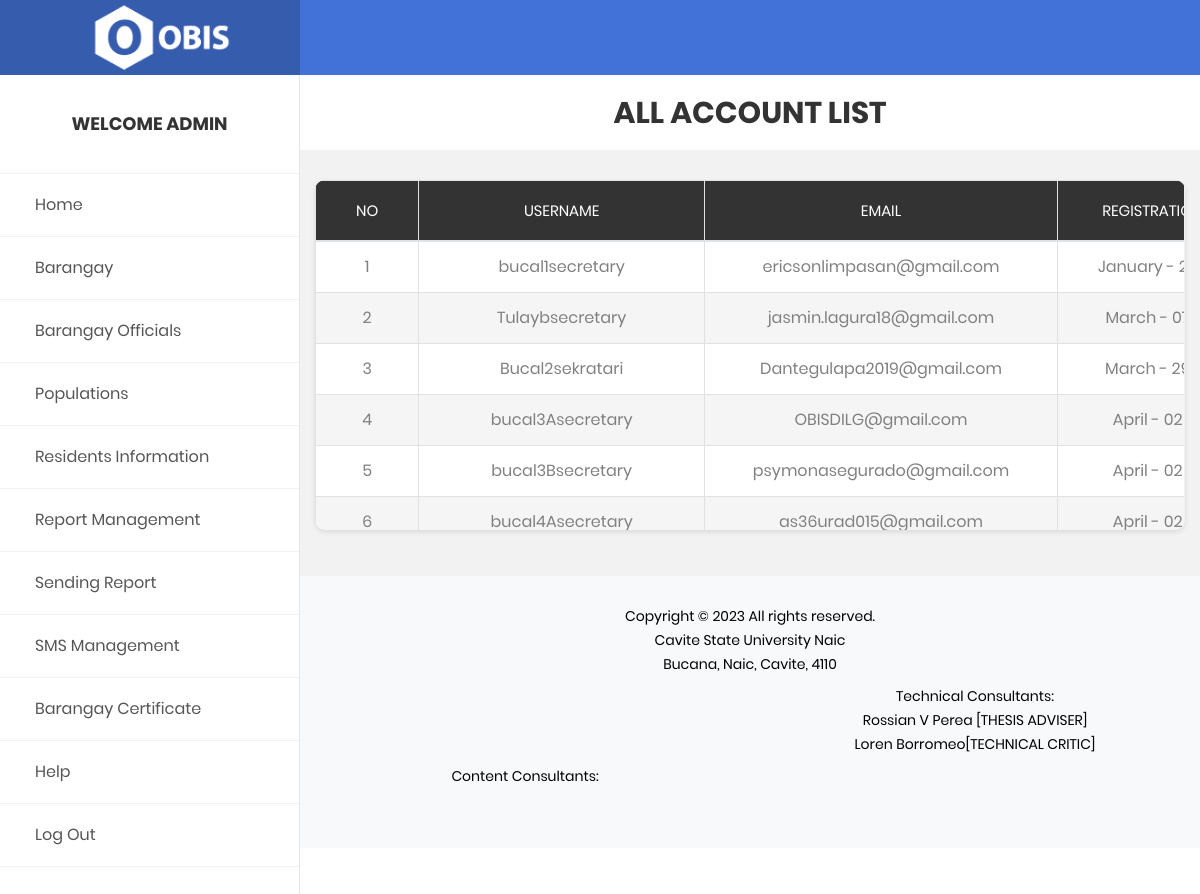
Page /admin/user_account_all_list.php (signed in) on the committed database.
### tables this page shows
CREATE TABLE `user_account_tbl` (
  `id` int(100) NOT NULL,
  `brgy_id` int(100) NOT NULL,
  `username` varchar(255) NOT NULL,
  `password` varchar(255) NOT NULL,
  `email` varchar(255) NOT NULL,
  `contactno` varchar(12) NOT NULL,
  `registration_date` date NOT NULL,
  `status` varchar(100) NOT NULL,
  `brgy_name` varchar(100) NOT NULL,
  `brgy_code` varchar(100) NOT NULL
);

### admin/user_account_all_list.php (the view, shortened to what this page needs)
<?php
    include('include/function/config.php');
include('include/admin/header.php');
?>
    <div class="page-wrapper">
    <?php include('include/admin/sidebar.php');
    ?>
        <div class="page-container2">
            <header class="header-desktop2">
            </header>
            <section class="au-breadcrumb m-t-75">
                <div class="section__content section__content--p30">
                    <div class="container-fluid">
                        <div class="row">
                            <div class="col-md-12">
                                <div class="au-breadcrumb-content">
                                    <div class="au-breadcrumb-left mx-auto">
                                      <h2 class="text-center">ALL ACCOUNT LIST</h2>
                                    </div>
                                </div>
                            </div>
                        </div>
                    </div>
                </div>
            </section>
              <div class="main-contents m-t-30">
                <div class="section__content section__content--p20">
                    <div class="container-fluid">
                        <div class="row">
                            <div class="col-lg-12">
                                <div class="table-responsive table--no-card m-b-30">
                                    <table class="table table-bordered table-striped table-earning table-wrapper-scroll-y">
                                        <thead>
                                            <tr>
                                                <th class="text-center">NO</th>
                                                <th class="text-center">USERNAME</th>
                                                <th class="text-center">EMAIL</th>
                                                <th class="text-center">REGISTRATION DATE</th>
                                            </tr>
                                        </thead>
                                        <tbody>
                                            <?php
        $sql = "SELECT * FROM `user_account_tbl`";
        $stmt = $db->prepare($sql);
        $stmt->execute();
        $rezult = $stmt->get_result();
        $number = 1;
        while ($data = $rezult->fetch_assoc())
            {
    ?>
    <tr>
        <td class="text-center"><?php echo $number ?></td>
        <td class="text-center"><?php echo $data['username']; ?></td>
        <td class="text-center"><?php echo $data['email']; ?></td>
        <?php $newDate = date("F - d - Y", strtotime($data['registration_date'])); ?>
        <td class="text-center"><?php echo $newDate ?></td>
    </tr>
        <?php $number++;
           }
        ?>
                                        </tbody>
                                    </table>
                                </div>
                            </div>
                        </div>
                     <?php include('include/admin/footer2.php'); ?>
                    </div>
                </div>
            </div>
    </div>
<?php include('include/admin/footer.php'); ?>

### rows in the picture
user_account_tbl: username "bucal1secretary", email "ericsonlimpasan@gmail.com", registration_date "January -…"
user_account_tbl: username "Tulaybsecretary", email "jasmin.lagura18@gmail.com", registration_date "March -…"
user_account_tbl: username "Bucal2sekratari", email "Dantegulapa2019@gmail.com", registration_date "March -…"
user_account_tbl: username "bucal3Asecretary", email "OBISDILG@gmail.com", registration_date "April - 02…"
user_account_tbl: username "bucal3Bsecretary", email "psymonasegurado@gmail.com", registration_date "April - 02…"
user_account_tbl: username "bucal4Asecretary", email "as36urad015@gmail.com", registration_date "April - 02…"
